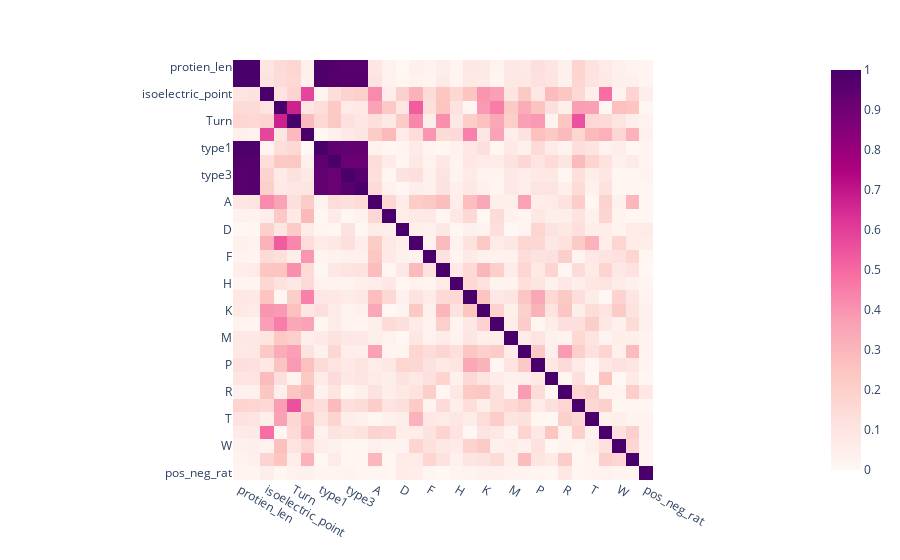

The notebook cell this image was saved under:
### Code cell
px.imshow(X.corr().apply(abs), color_continuous_scale="RdPu").show()

### Figure 1 — Plotly figure (JSON) as saved in the notebook; plotly's stock layout.template omitted (floating-point values rounded to 4 significant figures; data arrays with more than 128 entries replaced by an {"elided": "..."} marker saying what was removed)
{"data": [{"coloraxis": "coloraxis", "hovertemplate": "x: %{x}<br>y: %{y}<br>color: %{z}<extra></extra>", "name": "0", "type": "heatmap", "x": ["protien_len", "mol_weighht", "isoelectric_point", "Helix", "Turn", "Sheet", "type1", "type2", "type3", "type4", "A", "C", "D", "E", "F", "G", "H", "I", "K", "L", "M", "N", "P", "Q", "R", "S", "T", "V", "W", "Y", "pos_neg_rat"], "xaxis": "x", "y": ["protien_len", "mol_weighht", "isoelectric_point", "Helix", "Turn", "Sheet", "type1", "type2", "type3", "type4", "A", "C", "D", "E", "F", "G", "H", "I", "K", "L", "M", "N", "P", "Q", "R", "S", "T", "V", "W", "Y", "pos_neg_rat"], "yaxis": "y", "z": {"elided": "31x31 float values"}}], "layout": {"coloraxis": {"colorscale": [[0, "rgb(255,247,243)"], [0.125, "rgb(253,224,221)"], [0.25, "rgb(252,197,192)"], [0.375, "rgb(250,159,181)"], [0.5, "rgb(247,104,161)"], [0.625, "rgb(221,52,151)"], [0.75, "rgb(174,1,126)"], [0.875, "rgb(122,1,119)"], [1, "rgb(73,0,106)"]]}, "margin": {"t": 60}, "xaxis": {"anchor": "y", "constrain": "domain", "domain": [0, 1], "scaleanchor": "y"}, "yaxis": {"anchor": "x", "autorange": "reversed", "constrain": "domain", "domain": [0, 1]}}}
